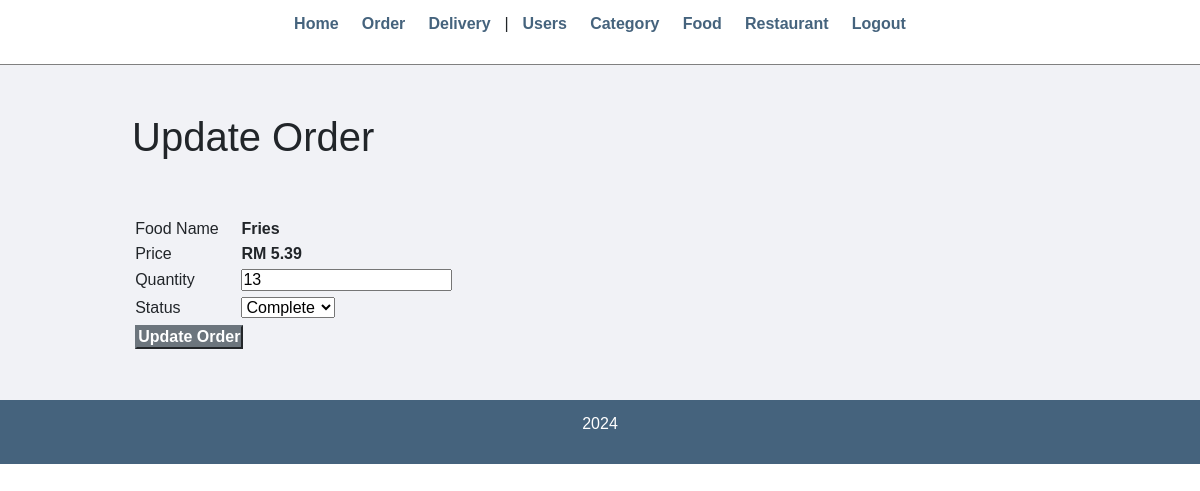
/admin/update-order.php?id=58 (signed in), run on the app's committed database.
### tables this page shows
CREATE TABLE `order` (
  `order_id` int(11) NOT NULL,
  `user_id` int(11) NOT NULL,
  `order_status` varchar(20) NOT NULL,
  `order_quantity` int(11) NOT NULL,
  `date` date NOT NULL,
  `time` time NOT NULL,
  `item_id` int(11) NOT NULL,
  `delivery_id` int(11) DEFAULT NULL
);

CREATE TABLE `item` (
  `item_id` int(11) NOT NULL,
  `item_name` varchar(255) NOT NULL,
  `item_price` decimal(10,2) NOT NULL,
  `item_image` varchar(255) NOT NULL,
  `item_desc` text DEFAULT NULL,
  `category_id` int(11) NOT NULL,
  `item_featured` varchar(10) NOT NULL,
  `item_active` varchar(10) NOT NULL
);

### admin/update-order.php (the view, shortened to what this page needs)
<?php require('partials/menu.php'); ?>
<div class="main-content">
    <div class="wrapper">
        <h1>Update Order</h1>
        <br><br>
        <?php
            if(isset($_GET['id']))
            {
                $id=$_GET['id'];
                $sql = "SELECT * FROM `order` LEFT JOIN `item` ON `order`.item_id = `item`.item_id WHERE order_id=$id";
                $res = mysqli_query($conn, $sql);
                $count = mysqli_num_rows($res);
                if($count==1)
                {
                    $row=mysqli_fetch_assoc($res);
                    $food = $row['item_name'];
                    $price = $row['item_price'];
                    $qty = $row['order_quantity'];
                    $status = $row['order_status'];
                }
                else
                {
                    header('location:'.SITEURL.'admin/manage-order.php');
                }
            }
            else
            {
                header('location:'.SITEURL.'admin/manage-order.php');
            }
        ?>
        <form action="" method="POST">
            <table class="tbl-30">
                <tr>
                    <td>Food Name</td>
                    <td><b><?php echo $food; ?> </b></td>
                </tr>
                <tr>
                    <td>Price</td>
                    <td>
                        <b>RM <?php echo $price; ?></b>
                    </td>
                </tr>
                <tr>
                    <td>Quantity</td>
                    <td>
                        <input type="number" name="qty" value="<?php echo $qty; ?>">
                    </td>
                </tr>
                <tr>
                    <td>Status</td>
                    <td>
                        <select name="status">
                            <option <?php if($status=="Complete"){echo "selected";} ?> value="Complete">Complete</option>
                        </select>
                    </td>
                </tr>
                <tr>
                    <td clospan="2">
                        <input type="submit" name="submit" value="Update Order" class="btn-secondary">
                    </td>
                </tr>
            </table>
        </form>
    </div>
</div>
<?php include('partials/footer.php'); ?>

### css/admin.css (style rules this page uses)
* { margin: 0; padding: 0; font-family: Arial, Helvetica, sans-serif; }
.wrapper { padding: 1%; width: 80%; margin: 0 auto; }
.tbl-30 { width: 30%; }
table tr td { padding: 1%; }
.btn-secondary { background-color: #7bed9f; padding: 1%; color: black; text-decoration: none; font-weight: bold; }
.main-content { background-color: #f1f2f6; padding: 3% 0; }

### data on the page
order: item.item_name "Fries", item.item_price "5.39", qty "13", status "Complete"
